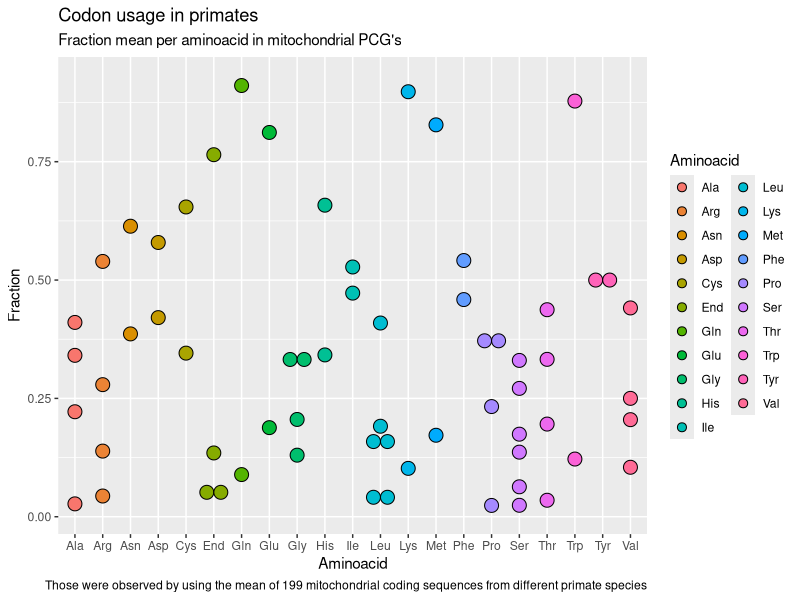

Here is the R script that generated this plot:
## ---- chunk 1
knitr::opts_chunk$set(echo = TRUE)
#, warning = FALSE, message = FALSE)
## ---- chunk 2
library('readxl') # Read Excel files
library('dplyr') # For data manipulation
library('ggplot2') # For data visualization
## ---- chunk 3
table_raw = read_excel("../primates/Primates_codon_usage.xlsx")[,c(1, 3:4, 8)]
#Taking only the columns we're interested in (1,3,4,8)
## ---- chunk 4
head(table_raw)
## ---- chunk 5
grouped_summary <- table_raw %>% 
  group_by(Aminoacid, Codon) %>%
  summarise(mean = mean(Fraction),
            median = median(Fraction),
            sd = sd(Fraction),
            min = min(Fraction),
            max = max(Fraction),
            quant90 = quantile(Fraction, probs = 0.9))
# grouping doesn't change how the data looks (apart from listing
# how it's grouped):
# However, it changes how it acts with the other dplyr verbs
head(grouped_summary) # outputting the resulting table
## ---- chunk 6
ggplot(grouped_summary, aes(x = as.factor(Aminoacid), y = mean, fill = Aminoacid)) + 
  geom_dotplot(binaxis = "y", stackdir = "center") +
  labs(title = "Codon usage in primates",
    subtitle = "Fraction mean per aminoacid in mitochondrial PCG's",
    caption = "Those were observed by using the mean of 199 mitochondrial coding sequences from different primate species",
    x = "Aminoacid",
    y = "Fraction")
## ---- chunk 7
grouped_summary[]
